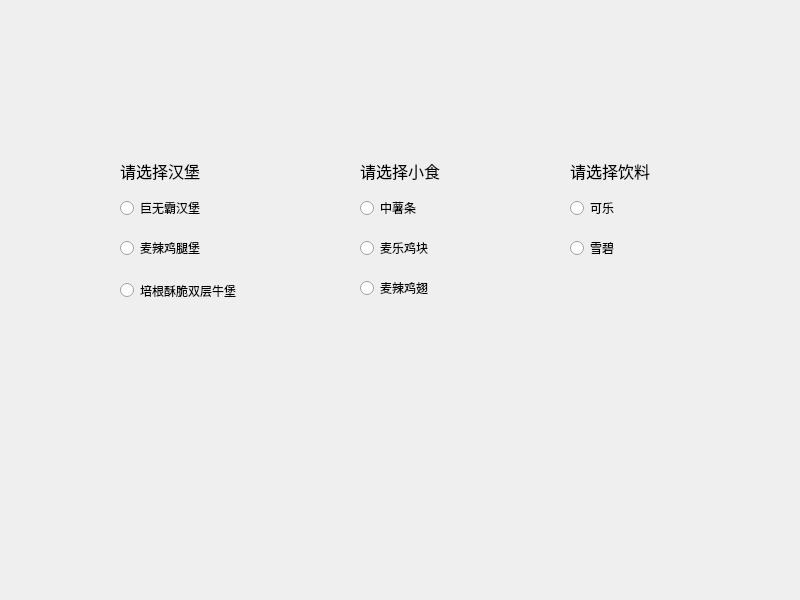
<?xml version="1.0" encoding="UTF-8"?>
<ui version="4.0">
 <class>Widget</class>
 <widget class="QWidget" name="Widget">
  <property name="geometry">
   <rect>
    <x>0</x>
    <y>0</y>
    <width>800</width>
    <height>600</height>
   </rect>
  </property>
  <property name="windowTitle">
   <string>Widget</string>
  </property>
  <widget class="QLabel" name="label">
   <property name="geometry">
    <rect>
     <x>120</x>
     <y>150</y>
     <width>131</width>
     <height>41</height>
    </rect>
   </property>
   <property name="font">
    <font>
     <pointsize>12</pointsize>
    </font>
   </property>
   <property name="text">
    <string>请选择汉堡</string>
   </property>
  </widget>
  <widget class="QLabel" name="label_2">
   <property name="geometry">
    <rect>
     <x>360</x>
     <y>150</y>
     <width>131</width>
     <height>41</height>
    </rect>
   </property>
   <property name="font">
    <font>
     <pointsize>12</pointsize>
    </font>
   </property>
   <property name="text">
    <string>请选择小食</string>
   </property>
  </widget>
  <widget class="QLabel" name="label_3">
   <property name="geometry">
    <rect>
     <x>570</x>
     <y>150</y>
     <width>131</width>
     <height>41</height>
    </rect>
   </property>
   <property name="font">
    <font>
     <pointsize>12</pointsize>
    </font>
   </property>
   <property name="text">
    <string>请选择饮料</string>
   </property>
  </widget>
  <widget class="QRadioButton" name="radioButton">
   <property name="geometry">
    <rect>
     <x>120</x>
     <y>200</y>
     <width>89</width>
     <height>16</height>
    </rect>
   </property>
   <property name="text">
    <string>巨无霸汉堡</string>
   </property>
  </widget>
  <widget class="QRadioButton" name="radioButton_2">
   <property name="geometry">
    <rect>
     <x>120</x>
     <y>240</y>
     <width>89</width>
     <height>16</height>
    </rect>
   </property>
   <property name="text">
    <string>麦辣鸡腿堡</string>
   </property>
  </widget>
  <widget class="QRadioButton" name="radioButton_3">
   <property name="geometry">
    <rect>
     <x>120</x>
     <y>280</y>
     <width>131</width>
     <height>21</height>
    </rect>
   </property>
   <property name="text">
    <string>培根酥脆双层牛堡</string>
   </property>
  </widget>
  <widget class="QRadioButton" name="radioButton_4">
   <property name="geometry">
    <rect>
     <x>360</x>
     <y>200</y>
     <width>89</width>
     <height>16</height>
    </rect>
   </property>
   <property name="text">
    <string>中薯条</string>
   </property>
  </widget>
  <widget class="QRadioButton" name="radioButton_5">
   <property name="geometry">
    <rect>
     <x>360</x>
     <y>240</y>
     <width>89</width>
     <height>16</height>
    </rect>
   </property>
   <property name="text">
    <string>麦乐鸡块</string>
   </property>
  </widget>
  <widget class="QRadioButton" name="radioButton_6">
   <property name="geometry">
    <rect>
     <x>360</x>
     <y>280</y>
     <width>89</width>
     <height>16</height>
    </rect>
   </property>
   <property name="text">
    <string>麦辣鸡翅</string>
   </property>
  </widget>
  <widget class="QRadioButton" name="radioButton_8">
   <property name="geometry">
    <rect>
     <x>570</x>
     <y>240</y>
     <width>89</width>
     <height>16</height>
    </rect>
   </property>
   <property name="text">
    <string>雪碧</string>
   </property>
  </widget>
  <widget class="QRadioButton" name="radioButton_9">
   <property name="geometry">
    <rect>
     <x>570</x>
     <y>200</y>
     <width>89</width>
     <height>16</height>
    </rect>
   </property>
   <property name="text">
    <string>可乐</string>
   </property>
  </widget>
 </widget>
 <resources/>
 <connections/>
</ui>
